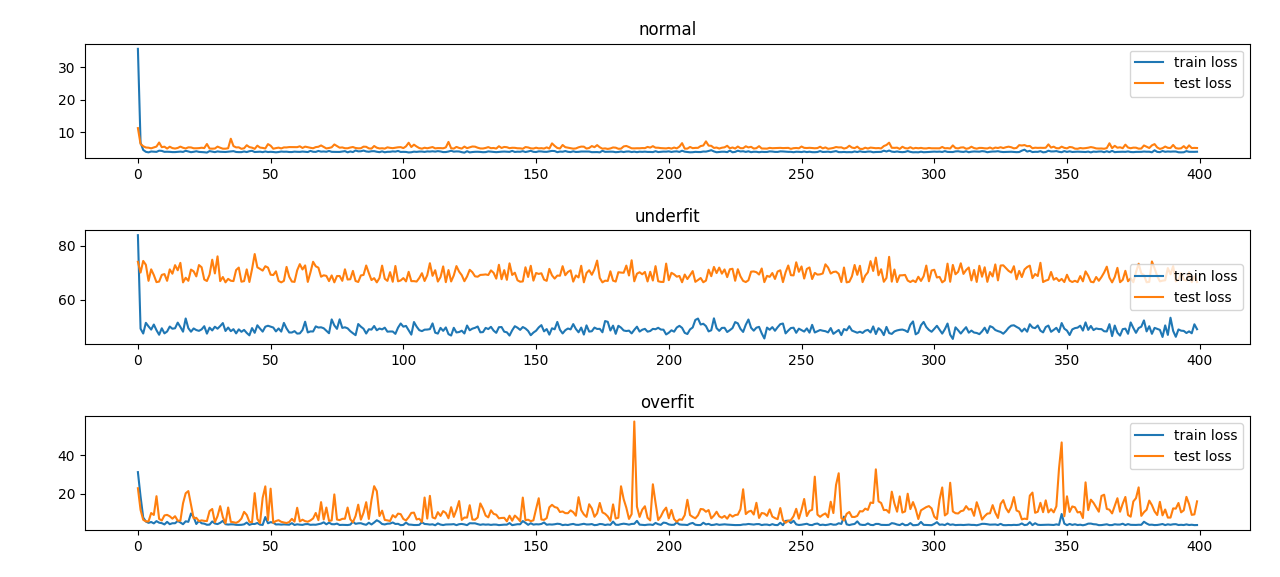

This chart was generated by the following Python code:
import math
import numpy as np
import mlx.core as mx
import mlx.nn as nn
import mlx.optimizers as optim
import matplotlib.pyplot as plt

import random

def gen_data():
    max_degree = 20
    n_train, n_test = 100, 100
    true_w = np.zeros(max_degree)
    true_w[0:4] = np.array([5, 1.2, -3.4, 5.6])

    features = np.random.normal(scale=1.5, size=(n_train + n_test, 1))
    np.random.shuffle(features)
    '''
        features = (x1; x2; ... xn)
        poly_features = (x1**0, x1**1, x1**2, ... x1**19;
                         x2**0, x2**1, x2**2, ... x2**19;
                         ...)
    '''
    poly_features = np.power(features, np.arange(max_degree).reshape(1, -1))
    for i in range(max_degree):
        poly_features[:, i] /= math.gamma(i + 1) # gamma(n) = (n - 1)!
    labels = np.dot(poly_features, true_w)
    labels += np.random.normal(scale=2.0, size=labels.shape)
    return poly_features, labels

X, Y = gen_data()
print(X[:2])
print(Y[:2])

class LinearNet(nn.Module):
    def __init__(self, in_dims):
        super().__init__()
        self.layers = [nn.Linear(in_dims, 1)]

    def __call__(self, x):
        for l in self.layers:
            x = l(x)
        return x

def loss_fn(model, X, y):
    y = y.reshape((-1, 1))
    return nn.losses.mse_loss(model(X), y)

def data_iter(batch_size, features, labels):
    num_examples = len(features)
    indices = list(range(num_examples))
    random.shuffle(indices)
    for i in range(0, num_examples, batch_size):
        batch_indices = mx.array(
            indices[i: min(i + batch_size, num_examples)])
        yield features[batch_indices], labels[batch_indices]

def train(train_features, test_features, train_labels, test_labels,
          num_epochs = 400):
    input_shape = train_features.shape[-1]
    batch_size = 10
    net = LinearNet(input_shape)
    loss_and_grad_fn = nn.value_and_grad(net, loss_fn)
    optimizer = optim.SGD(learning_rate=0.05)
    px = np.arange(0, num_epochs, 1)
    py, py_test = [], []
    for epoch in range(num_epochs):
        epoch_loss = 0
        num_batches = 0
        for X, y in data_iter(batch_size, train_features, train_labels):
            X, y = mx.array(X), mx.array(y)
            loss, grads = loss_and_grad_fn(net, X, y)
            optimizer.update(net, grads)
            epoch_loss += float(loss.item())
            num_batches += 1
        print(f"Epoch {epoch}: loss = {epoch_loss / num_batches:.4f}")
        loss, _ = loss_and_grad_fn(net, mx.array(test_features), mx.array(test_labels))
        py.append(epoch_loss / num_batches)
        py_test.append(float(loss.item()))
    plt.plot(px, py, label="train loss")
    plt.plot(px, py_test, label="test loss")
    plt.legend()

    
n_train = 100

plt.subplot(3, 1, 1)
plt.title("normal")
train(X[:n_train, :4], X[n_train:, :4],
      Y[:n_train], Y[n_train:])

plt.subplot(3, 1, 2)
plt.title("underfit")
train(X[:n_train, :2], X[n_train:, :2],
      Y[:n_train], Y[n_train:])

plt.subplot(3, 1, 3)
plt.title("overfit")
train(X[:n_train, :], X[n_train:, :],
      Y[:n_train], Y[n_train:])
plt.tight_layout()
plt.show()
